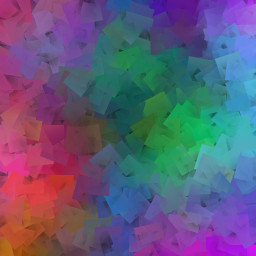
//> input picture exemplos/blend1.jpg, 256 x 256 px, given in place of the camera
$ ./movdecex   (built with g++ and OpenCV 4)
//> lines starting //> are read from the running program, lines starting //| are printed output that depends on the picture
#include <iostream>
#include <opencv2/opencv.hpp>

using namespace std;
using namespace cv;

int main(int argc, char **argv) {
    VideoCapture cap;
    cap.open(0);
    if (!cap.isOpened()) {
        cout << "Erro ao acessar a camera!\n";
        return -1;
    }

    // Calcula a largura e altura dos framas capturados
    int width = cap.get(CV_CAP_PROP_FRAME_WIDTH),
        height = cap.get(CV_CAP_PROP_FRAME_HEIGHT);

    cout << "Width: " << width << endl << "Height: " << height << endl;

    Mat previousHist, currentHist;
    int nbins = 64;

    // Define o range do histograma
    float range[] = {0, 256};
    const float *histRange = {range};

    Mat img;
    cap >> img;
//> img is the input picture: 256 rows x 256 cols, CV_8UC3; mean B, G, R 122.3, 90.9, 96.8
    flip(img, img, 1);
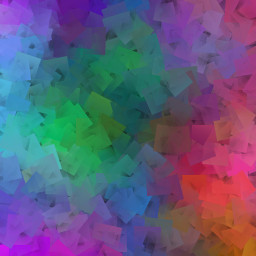
//> img: 256 rows x 256 cols, CV_8UC3; mean B, G, R 122.3, 90.9, 96.8
    cvtColor(img, img, CV_BGR2GRAY);
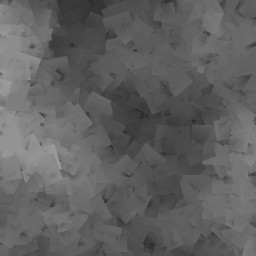
//> img: 256 rows x 256 cols, CV_8UC1; min 40, max 157, mean 96.3
    calcHist(&img, 1, 0, Mat(), previousHist, 1, &nbins, &histRange);
//> previousHist = 64 values, max 7126 at index 23, min 0 at index 0, mean 1024
    normalize(previousHist, previousHist, 0, previousHist.rows, NORM_MINMAX, -1,
              Mat());
//> previousHist = 64 values, max 64 at index 23, min 0 at index 0, mean 9.2

    // Threshold para alertar movimento
    double threshold = 50;

    while (true) {
        Mat img;
        cap >> img;

        // Inverte a imagem
        flip(img, img, 1);

        // Tranforma a imagem capturada para grayscale
        cvtColor(img, img, CV_BGR2GRAY);

        // Calcula o histograma
        calcHist(&img, 1, 0, Mat(), currentHist, 1, &nbins, &histRange);
//> currentHist = 64 values, max 7126 at index 23, min 0 at index 0, mean 1024

        // Normaliza o histograma
        normalize(currentHist, currentHist, 0, currentHist.rows, NORM_MINMAX,
                  -1, Mat());
//> currentHist has the same summary as previousHist

        double correlation = compareHist(currentHist, previousHist, 1);
//> correlation = 0

        if ((correlation - threshold) > threshold) {
            cout << "\n\n\n\n***Atenção***\nMovimento Detectado\n" << endl;
        }

        currentHist.copyTo(previousHist);

        imshow("Motion Detector", img);
        if (waitKey(30) == 'a') break;
//> the Esc key is pressed
    }

    return 0;
}

$ run again, on exemplos/blend2.jpg
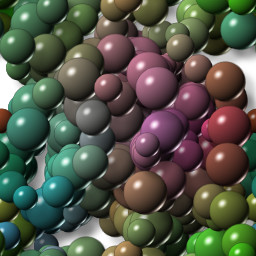
//> input picture exemplos/blend2.jpg, 256 x 256 px, given in place of the camera
//> img is the input picture: 256 rows x 256 cols, CV_8UC3; mean B, G, R 71.6, 86.1, 82.2
//> `flip(img, img, 1);`:
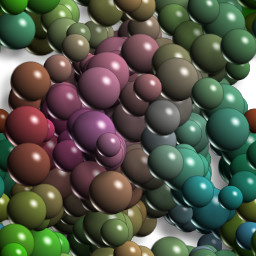
//> img: 256 rows x 256 cols, CV_8UC3; mean B, G, R 71.6, 86.1, 82.2
//> `cvtColor(img, img, CV_BGR2GRAY);`:
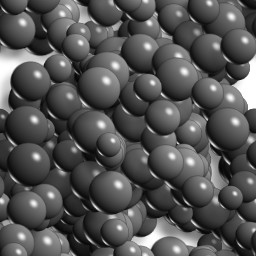
//> img: 256 rows x 256 cols, CV_8UC1; min 1, max 255, mean 83.3
//> `calcHist(&img, 1, 0, Mat(), previousHist, 1, &nbins, &histRange);`: previousHist = 64 values, max 2394 at index 15, min 4 at index 0, mean 1024
//> `normalize(previousHist, previousHist, 0, previousHist.rows, NORM_MINMA..`: previousHist = 64 values, max 64 at index 15, min 0 at index 0, mean 27.31
//> `calcHist(&img, 1, 0, Mat(), currentHist, 1, &nbins, &histRange);`: currentHist = 64 values, max 2394 at index 15, min 4 at index 0, mean 1024
//> `normalize(currentHist, currentHist, 0, currentHist.rows, NORM_MINMAX, ..`: currentHist has the same summary as previousHist
//> correlation = 0
